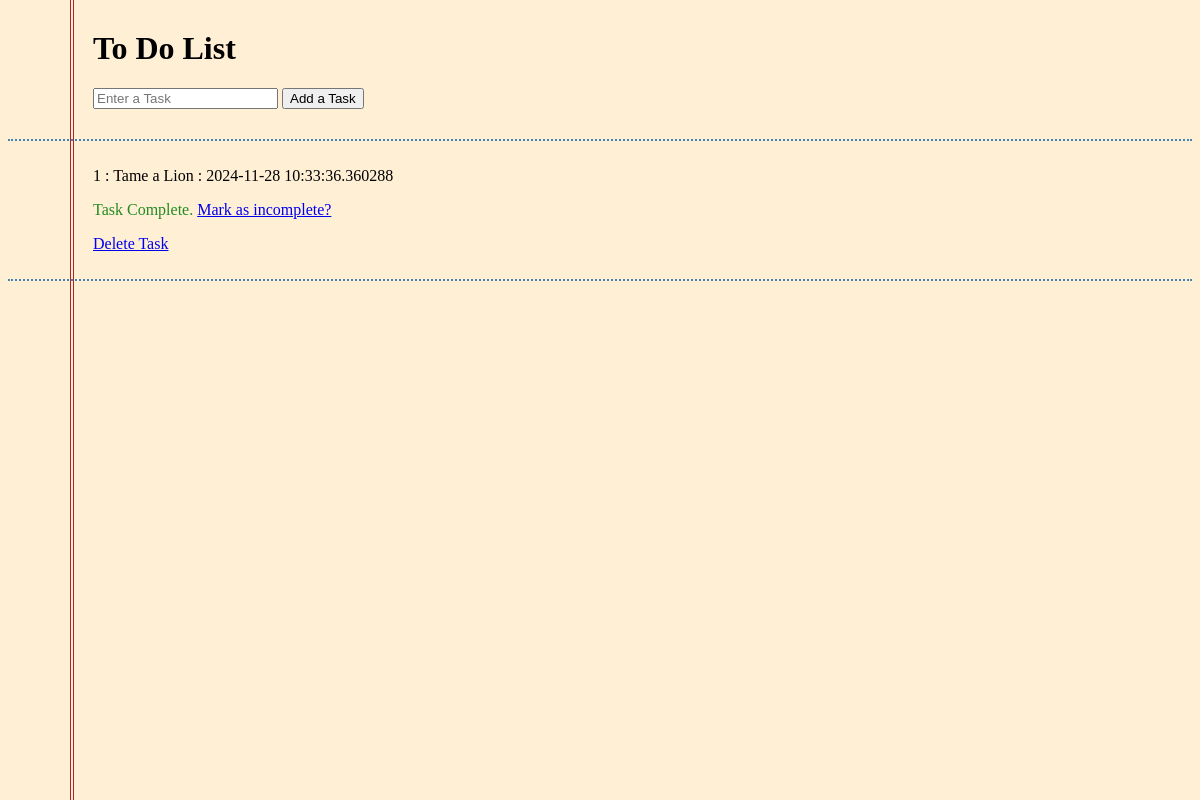
Before: / with the older database file.
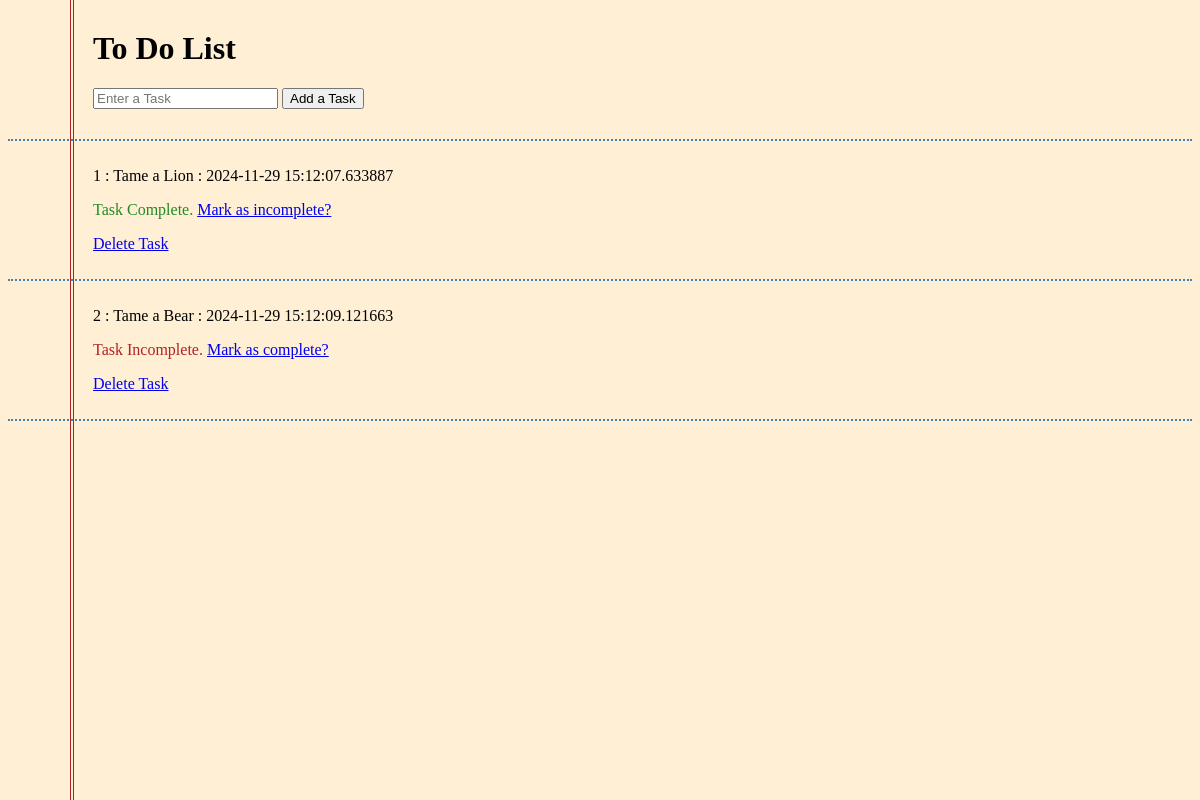
After: the same page with the newer database file.
### website/models.py (models this page shows)
class Todo(db.Model):
    id = db.Column(db.Integer, primary_key = True)
    task = db.Column(db.String(300), unique = True)
    complete = db.Column(db.Boolean, default = False)
    date = db.Column(db.DateTime, default=datetime.now)

### website/views.py (the view)
@my_view.route("/")
def home():
    todo_list = Todo.query.all()
    message = request.args.get('message', None)
    error = request.args.get('error', None)
    return render_template("index.html", todo_list=todo_list, message=message, error=error)

### website/templates/index.html (shortened to what this page needs)
{% extends 'base.html' %}
{% block content %}
<div class="vertical_lines"></div>
<div class="offset">
<h1 class="title">To Do List</h1>
<form action="/add" method="post" class="todo">
    <div>
        <input type="text" name="task" placeholder="Enter a Task">
        <button type="submit">Add a Task</button>
    </div>
</form>
<div class="tasks"></div>
{% for todo in todo_list %}
    <div class="tasks">
        <p>{{ todo.id }} : {{ todo.task }} : {{ todo.date }}</p>
        {% if todo.complete==False %}
            <p style="color:firebrick;">Task Incomplete. <a href="/update/{{ todo.id }}">Mark as complete?</a></p>
        {% else %}
            <p style="color: forestgreen;">Task Complete. <a href="/update/{{ todo.id }}">Mark as incomplete?</a></p>
        {% endif %}
        <p><a href="/delete/{{ todo.id }}">Delete Task</a></p>
    </div>
{% endfor %}
<p>&nbsp;</p>
</div>
{% endblock %}

### website/templates/base.html (shortened to what this page needs)
<!DOCTYPE html>
<html lang="en">
<head>
    <link rel="stylesheet" type="text/css" href="{{url_for('static',filename='style.css')}}">
</head>
<body>
    {% block content %}
    {% endblock %}
</body>
</html>

### website/static/style.css (style rules this page uses)
body { background-color: papayawhip; }
.vertical_lines { width: 2px; height: 100%; margin-left: 35px; border-left: 1px solid firebrick; border-right: 1px solid firebrick; position: fixed; left: 35px; top: 0px; bottom: 0px; }
.title { text-indent: 20px; margin-top: 20px; padding-top: 10px; margin-left: 65px; }
.todo { padding-bottom: 10px; margin-left: 85px; }
.tasks { text-indent: 75px; padding: 10px; border-bottom: 2px dotted steelblue; }

Changed rows visible on the page:
changed Todo "Tame a Lion": date "2024-11-28 10:33:36.360288" → "2024-11-29 15:12:07.633887"
added Todo: id "2", task "Tame a Bear", date "2024-11-29 15:12:09.121663"
